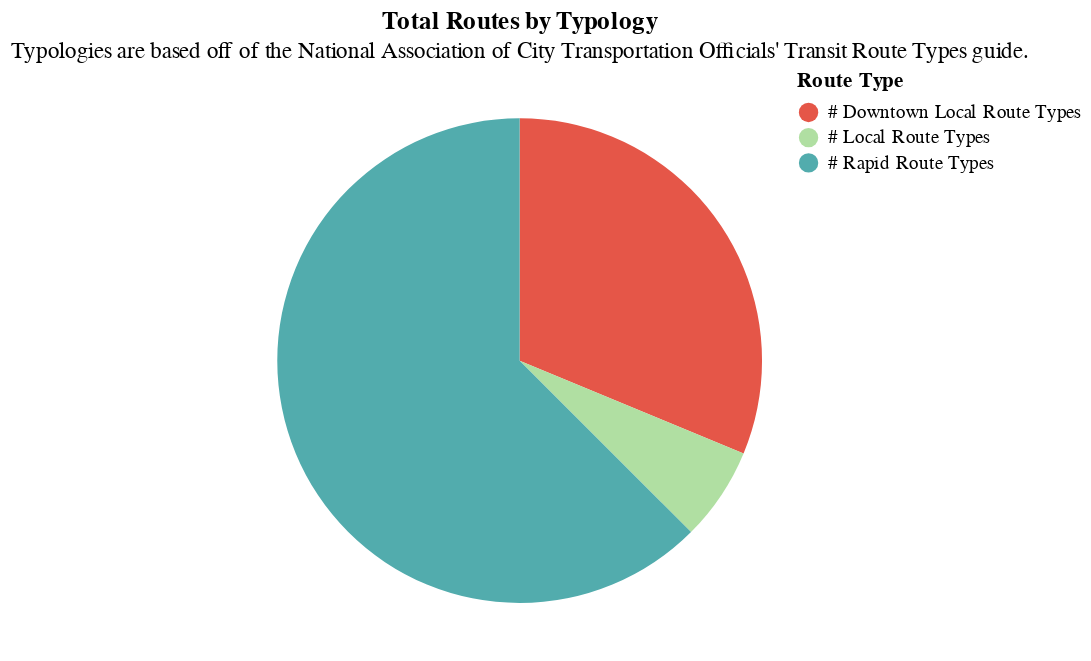

This figure's notebook cell:
### Code cell
try:
    route_typology_df = section1.route_typology(operator_profiles)
    display(
        section1.basic_pie_chart(
            route_typology_df,
            "route_type",
            "total_routes",
            readable_dict["route_typology"]["title"],
            readable_dict["route_typology"]["subtitle"],
        )
    )

except:
    display(
        Markdown(f"""{organization_name} doesn't have route typologies available.""")
    )

### Figure 1 — Vega-Lite specification as saved in the notebook (floating-point values rounded to 4 significant figures)
{"config": {"view": {"continuousWidth": 300, "continuousHeight": 300}}, "data": {"name": "data-3d99d2c8529dc2d4052b064664062e23"}, "mark": {"type": "arc"}, "encoding": {"color": {"field": "route_type", "scale": {"range": ["#e55648", "#b0dfa2", "#52acad"]}, "title": "Route Type", "type": "nominal"}, "theta": {"field": "total_routes", "type": "quantitative"}, "tooltip": [{"field": "route_type", "type": "nominal"}, {"field": "total_routes", "type": "quantitative"}]}, "height": 300, "title": {"text": ["Total Routes by Typology"], "subtitle": ["Typologies are based off of the National Association of City Transportation Officials' Transit Route Types guide."]}, "width": 250, "$schema": "https://vega.github.io/schema/vega-lite/v5.14.1.json", "datasets": {"data-3d99d2c8529dc2d4052b064664062e23": [{"route_type": "# Downtown Local Route Types", "total_routes": 5}, {"route_type": "# Local Route Types", "total_routes": 1}, {"route_type": "# Rapid Route Types", "total_routes": 10}]}}
